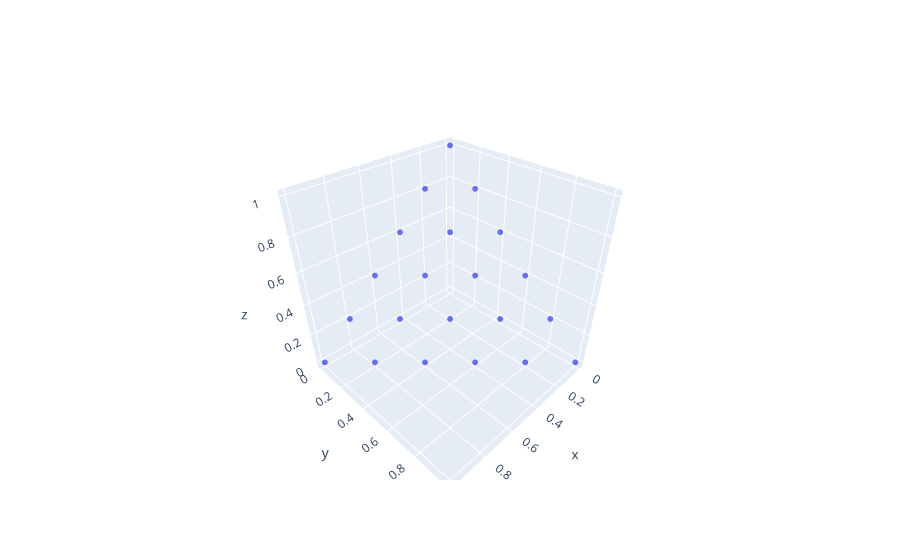

Here is the notebook cell this chart was saved with:
### Markdown cell above
Generate a set of uniformly distributed reference vectors

### Code cell
reference_vectors = ReferenceVectors(5,3)


x = reference_vectors.values_planar[:,0]
y = reference_vectors.values_planar[:,1]
z = reference_vectors.values_planar[:,2]
trace = go.Scatter3d(x = x, y = y, z= z, mode = "markers", marker_size=2)
fig = go.Figure(data= [trace])
fig.show()

### Figure 1 — Plotly figure (JSON) as saved in the notebook; plotly's stock layout.template omitted (floating-point values rounded to 4 significant figures)
{"data": [{"marker": {"size": 2}, "mode": "markers", "type": "scatter3d", "x": [0, 0, 0, 0, 0, 0, 0.2, 0.2, 0.2, 0.2, 0.2, 0.4, 0.4, 0.4, 0.4, 0.6, 0.6, 0.6, 0.8, 0.8, 1], "y": [0, 0.2, 0.4, 0.6, 0.8, 1, 0, 0.2, 0.4, 0.6, 0.8, 0, 0.2, 0.4, 0.6, 0, 0.2, 0.4, 0, 0.2, 0], "z": [1, 0.8, 0.6, 0.4, 0.2, 0, 0.8, 0.6, 0.4, 0.2, 0, 0.6, 0.4, 0.2, 0, 0.4, 0.2, 0, 0.2, 0, 0]}], "layout": {}}
